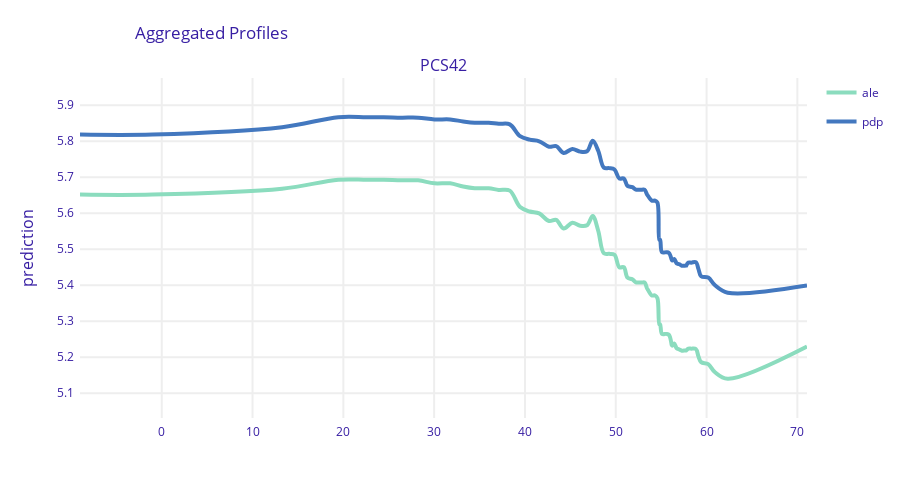

Notebook code cell kept with this figure:
### Code cell
fig3 = ale_cat.plot(pdp_cat, size = 4, facet_ncol=1)
fig3.write_image("06_PCS42_pdp_ale.png", scale = 2)

### Figure 1 — Plotly figure (JSON) as saved in the notebook; plotly's stock layout.template omitted (floating-point values rounded to 4 significant figures)
{"data": [{"hoverinfo": "text", "hoverlabel": {"bgcolor": "rgba(0,0,0,0.8)"}, "hovertext": ["PCS42: -9.0<br>average prediction: 5.651930329752733<br>label: ale<br><br>mean observation prediction: <br>5.696429610252277", "PCS42: -1.0<br>average prediction: 5.651930329752733<br>label: ale<br><br>mean observation prediction: <br>5.696429610252277", "PCS42: 13.255600000000012<br>average prediction: 5.668212657092249<br>label: ale<br><br>mean observation prediction: <br>5.696429610252277", "PCS42: 19.4496<br>average prediction: 5.6931294709709155<br>label: ale<br><br>mean observation prediction: <br>5.696429610252277", "PCS42: 22.574000000000005<br>average prediction: 5.6931294709709155<br>label: ale<br><br>mean observation prediction: <br>5.696429610252277", "PCS42: 24.43<br>average prediction: 5.6931294709709155<br>label: ale<br><br>mean observation prediction: <br>5.696429610252277", "PCS42: 26.396799999999985<br>average prediction: 5.691459483740129<br>label: ale<br><br>mean observation prediction: <br>5.696429610252277", "PCS42: 28.2372<br>average prediction: 5.691459483740129<br>label: ale<br><br>mean observation prediction: <br>5.696429610252277", "PCS42: 30.034799999999997<br>average prediction: 5.683248734171493<br>label: ale<br><br>mean observation prediction: <br>5.696429610252277", "PCS42: 31.76<br>average prediction: 5.683248734171493<br>label: ale<br><br>mean observation prediction: <br>5.696429610252277", "PCS42: 33.1904<br>average prediction: 5.674323515066458<br>label: ale<br><br>mean observation prediction: <br>5.696429610252277", "PCS42: 34.46799999999996<br>average prediction: 5.669575299705294<br>label: ale<br><br>mean observation prediction: <br>5.696429610252277", "PCS42: 36.0092<br>average prediction: 5.669575299705294<br>label: ale<br><br>mean observation prediction: <br>5.696429610252277", "PCS42: 37.11<br>average prediction: 5.664820438530492<br>label: ale<br><br>mean observation prediction: <br>5.696429610252277", "PCS42: 38.328<br>average prediction: 5.66297155655517<br>label: ale<br><br>mean observation prediction: <br>5.696429610252277", "PCS42: 39.46240000000001<br>average prediction: 5.617113641171548<br>label: ale<br><br>mean observation prediction: <br>5.696429610252277", "PCS42: 40.5168<br>average prediction: 5.604914493329173<br>label: ale<br><br>mean observation prediction: <br>5.696429610252277", "PCS42: 41.57<br>average prediction: 5.599567839048306<br>label: ale<br><br>mean observation prediction: <br>5.696429610252277", "PCS42: 42.65<br>average prediction: 5.578468089727581<br>label: ale<br><br>mean observation prediction: <br>5.696429610252277", "PCS42: 43.44<br>average prediction: 5.581622622793206<br>label: ale<br><br>mean observation prediction: <br>5.696429610252277", "PCS42: 44.26<br>average prediction: 5.557739492452748<br>label: ale<br><br>mean observation prediction: <br>5.696429610252277", "PCS42: 45.2188<br>average prediction: 5.573430300863574<br>label: ale<br><br>mean observation prediction: <br>5.696429610252277", "PCS42: 46.083200000000005<br>average prediction: 5.565203230504633<br>label: ale<br><br>mean observation prediction: <br>5.696429610252277", "PCS42: 46.83760000000001<br>average prediction: 5.56658755255807<br>label: ale<br><br>mean observation prediction: <br>5.696429610252277", "PCS42: 47.46200000000001<br>average prediction: 5.592238359518742<br>label: ale<br><br>mean observation prediction: <br>5.696429610252277", "PCS42: 48.0664<br>average prediction: 5.551522394550285<br>label: ale<br><br>mean observation prediction: <br>5.696429610252277", "PCS42: 48.69<br>average prediction: 5.488710937920084<br>label: ale<br><br>mean observation prediction: <br>5.696429610252277", "PCS42: 49.27<br>average prediction: 5.487266503919905<br>label: ale<br><br>mean observation prediction: <br>5.696429610252277", "PCS42: 49.8592<br>average prediction: 5.484882628290243<br>label: ale<br><br>mean observation prediction: <br>5.696429610252277", "PCS42: 50.39<br>average prediction: 5.450051155802001<br>label: ale<br><br>mean observation prediction: <br>5.696429610252277", "PCS42: 50.89<br>average prediction: 5.450051155802001<br>label: ale<br><br>mean observation prediction: <br>5.696429610252277", "PCS42: 51.29<br>average prediction: 5.421135874730703<br>label: ale<br><br>mean observation prediction: <br>5.696429610252277", "PCS42: 51.82<br>average prediction: 5.416671256520551<br>label: ale<br><br>mean observation prediction: <br>5.696429610252277", "PCS42: 52.22<br>average prediction: 5.407739671003968<br>label: ale<br><br>mean observation prediction: <br>5.696429610252277", "PCS42: 52.5<br>average prediction: 5.407739671003968<br>label: ale<br><br>mean observation prediction: <br>5.696429610252277", "PCS42: 52.91<br>average prediction: 5.407739671003968<br>label: ale<br><br>mean observation prediction: <br>5.696429610252277", "PCS42: 53.17<br>average prediction: 5.407739671003968<br>label: ale<br><br>mean observation prediction: <br>5.696429610252277", "PCS42: 53.46<br>average prediction: 5.390450141662081<br>label: ale<br><br>mean observation prediction: <br>5.696429610252277", "PCS42: 53.47<br>average prediction: 5.390450141662081<br>label: ale<br><br>mean observation prediction: <br>5.696429610252277", "PCS42: 53.97<br>average prediction: 5.3716533747155895<br>label: ale<br><br>mean observation prediction: <br>5.696429610252277", "PCS42: 54.33239999999999<br>average prediction: 5.3716533747155895<br>label: ale<br><br>mean observation prediction: <br>5.696429610252277", "PCS42: 54.59<br>average prediction: 5.364035134268503<br>label: ale<br><br>mean observation prediction: <br>5.696429610252277", "PCS42: 54.8<br>average prediction: 5.291363301817131<br>label: ale<br><br>mean observation prediction: <br>5.696429610252277", "PCS42: 54.8856<br>average prediction: 5.291363301817131<br>label: ale<br><br>mean observation prediction: <br>5.696429610252277", "PCS42: 55.09<br>average prediction: 5.264848142663931<br>label: ale<br><br>mean observation prediction: <br>5.696429610252277", "PCS42: 55.58<br>average prediction: 5.264848142663931<br>label: ale<br><br>mean observation prediction: <br>5.696429610252277", "PCS42: 55.86<br>average prediction: 5.262070599877889<br>label: ale<br><br>mean observation prediction: <br>5.696429610252277", "PCS42: 56.14999999999999<br>average prediction: 5.234589988377932<br>label: ale<br><br>mean observation prediction: <br>5.696429610252277", "PCS42: 56.15<br>average prediction: 5.234589988377932<br>label: ale<br><br>mean observation prediction: <br>5.696429610252277", "PCS42: 56.22<br>average prediction: 5.232072421632546<br>label: ale<br><br>mean observation prediction: <br>5.696429610252277", "PCS42: 56.44<br>average prediction: 5.238070162175713<br>label: ale<br><br>mean observation prediction: <br>5.696429610252277", "PCS42: 56.71<br>average prediction: 5.224911079652772<br>label: ale<br><br>mean observation prediction: <br>5.696429610252277", "PCS42: 57.01<br>average prediction: 5.221411178872172<br>label: ale<br><br>mean observation prediction: <br>5.696429610252277", "PCS42: 57.28<br>average prediction: 5.21816827255397<br>label: ale<br><br>mean observation prediction: <br>5.696429610252277", "PCS42: 57.49<br>average prediction: 5.218430644848311<br>label: ale<br><br>mean observation prediction: <br>5.696429610252277", "PCS42: 57.601600000000005<br>average prediction: 5.218430644848311<br>label: ale<br><br>mean observation prediction: <br>5.696429610252277", "PCS42: 57.75999999999999<br>average prediction: 5.218812224803413<br>label: ale<br><br>mean observation prediction: <br>5.696429610252277", "PCS42: 57.76<br>average prediction: 5.218812224803413<br>label: ale<br><br>mean observation prediction: <br>5.696429610252277", "PCS42: 58.0<br>average prediction: 5.223815611957243<br>label: ale<br><br>mean observation prediction: <br>5.696429610252277", "PCS42: 58.3192<br>average prediction: 5.223815611957243<br>label: ale<br><br>mean observation prediction: <br>5.696429610252277", "PCS42: 58.82<br>average prediction: 5.222940868764378<br>label: ale<br><br>mean observation prediction: <br>5.696429610252277", "PCS42: 59.11<br>average prediction: 5.201884470569841<br>label: ale<br><br>mean observation prediction: <br>5.696429610252277", "PCS42: 59.4024<br>average prediction: 5.186350131683432<br>label: ale<br><br>mean observation prediction: <br>5.696429610252277", "PCS42: 60.17999999999999<br>average prediction: 5.18085199181948<br>label: ale<br><br>mean observation prediction: <br>5.696429610252277", "PCS42: 60.93<br>average prediction: 5.158234799691679<br>label: ale<br><br>mean observation prediction: <br>5.696429610252277", "PCS42: 62.325599999999994<br>average prediction: 5.1401828835384835<br>label: ale<br><br>mean observation prediction: <br>5.696429610252277", "PCS42: 71.06<br>average prediction: 5.229837912050027<br>label: ale<br><br>mean observation prediction: <br>5.696429610252277"], "legendgroup": "ale", "line": {"color": "#8bdcbe", "shape": "spline", "width": 4}, "mode": "lines", "name": "ale", "showlegend": true, "type": "scatter", "x": [-9, -1, 13.26, 19.45, 22.57, 24.43, 26.4, 28.24, 30.03, 31.76, 33.19, 34.47, 36.01, 37.11, 38.33, 39.46, 40.52, 41.57, 42.65, 43.44, 44.26, 45.22, 46.08, 46.84, 47.46, 48.07, 48.69, 49.27, 49.86, 50.39, 50.89, 51.29, 51.82, 52.22, 52.5, 52.91, 53.17, 53.46, 53.47, 53.97, 54.33, 54.59, 54.8, 54.89, 55.09, 55.58, 55.86, 56.15, 56.15, 56.22, 56.44, 56.71, 57.01, 57.28, 57.49, 57.6, 57.76, 57.76, 58, 58.32, 58.82, 59.11, 59.4, 60.18, 60.93, 62.33, 71.06], "xaxis": "x", "y": [5.652, 5.652, 5.668, 5.693, 5.693, 5.693, 5.691, 5.691, 5.683, 5.683, 5.674, 5.67, 5.67, 5.665, 5.663, 5.617, 5.605, 5.6, 5.578, 5.582, 5.558, 5.573, 5.565, 5.567, 5.592, 5.552, 5.489, 5.487, 5.485, 5.45, 5.45, 5.421, 5.417, 5.408, 5.408, 5.408, 5.408, 5.39, 5.39, 5.372, 5.372, 5.364, 5.291, 5.291, 5.265, 5.265, 5.262, 5.235, 5.235, 5.232, 5.238, 5.225, 5.221, 5.218, 5.218, 5.218, 5.219, 5.219, 5.224, 5.224, 5.223, 5.202, 5.186, 5.181, 5.158, 5.14, 5.23], "yaxis": "y"}, {"hoverinfo": "text", "hoverlabel": {"bgcolor": "rgba(0,0,0,0.8)"}, "hovertext": ["PCS42: -9.0<br>average prediction: 5.818846668106218<br>label: pdp<br><br>mean observation prediction: <br>5.6964296102522765", "PCS42: -1.0<br>average prediction: 5.818846668106218<br>label: pdp<br><br>mean observation prediction: <br>5.6964296102522765", "PCS42: 13.255600000000012<br>average prediction: 5.839139535925074<br>label: pdp<br><br>mean observation prediction: <br>5.6964296102522765", "PCS42: 19.4496<br>average prediction: 5.866832615545075<br>label: pdp<br><br>mean observation prediction: <br>5.6964296102522765", "PCS42: 22.574000000000005<br>average prediction: 5.866832615545075<br>label: pdp<br><br>mean observation prediction: <br>5.6964296102522765", "PCS42: 24.43<br>average prediction: 5.866832615545075<br>label: pdp<br><br>mean observation prediction: <br>5.6964296102522765", "PCS42: 26.396799999999985<br>average prediction: 5.865723821680093<br>label: pdp<br><br>mean observation prediction: <br>5.6964296102522765", "PCS42: 28.2372<br>average prediction: 5.865723821680093<br>label: pdp<br><br>mean observation prediction: <br>5.6964296102522765", "PCS42: 30.034799999999997<br>average prediction: 5.860770410081439<br>label: pdp<br><br>mean observation prediction: <br>5.6964296102522765", "PCS42: 31.76<br>average prediction: 5.860770410081439<br>label: pdp<br><br>mean observation prediction: <br>5.6964296102522765", "PCS42: 33.1904<br>average prediction: 5.855107339092834<br>label: pdp<br><br>mean observation prediction: <br>5.6964296102522765", "PCS42: 34.46799999999996<br>average prediction: 5.851497416366753<br>label: pdp<br><br>mean observation prediction: <br>5.6964296102522765", "PCS42: 36.0092<br>average prediction: 5.851497416366753<br>label: pdp<br><br>mean observation prediction: <br>5.6964296102522765", "PCS42: 37.11<br>average prediction: 5.8484616510358896<br>label: pdp<br><br>mean observation prediction: <br>5.6964296102522765", "PCS42: 38.328<br>average prediction: 5.847071641910179<br>label: pdp<br><br>mean observation prediction: <br>5.6964296102522765", "PCS42: 39.46240000000001<br>average prediction: 5.814145516285316<br>label: pdp<br><br>mean observation prediction: <br>5.6964296102522765", "PCS42: 40.5168<br>average prediction: 5.804432835305772<br>label: pdp<br><br>mean observation prediction: <br>5.6964296102522765", "PCS42: 41.57<br>average prediction: 5.800039489306935<br>label: pdp<br><br>mean observation prediction: <br>5.6964296102522765", "PCS42: 42.65<br>average prediction: 5.784798266440414<br>label: pdp<br><br>mean observation prediction: <br>5.6964296102522765", "PCS42: 43.44<br>average prediction: 5.7867982066948755<br>label: pdp<br><br>mean observation prediction: <br>5.6964296102522765", "PCS42: 44.26<br>average prediction: 5.767588039453948<br>label: pdp<br><br>mean observation prediction: <br>5.6964296102522765", "PCS42: 45.2188<br>average prediction: 5.778620825705314<br>label: pdp<br><br>mean observation prediction: <br>5.6964296102522765", "PCS42: 46.083200000000005<br>average prediction: 5.771318465116806<br>label: pdp<br><br>mean observation prediction: <br>5.6964296102522765", "PCS42: 46.83760000000001<br>average prediction: 5.772178728900647<br>label: pdp<br><br>mean observation prediction: <br>5.6964296102522765", "PCS42: 47.46200000000001<br>average prediction: 5.8011633234935225<br>label: pdp<br><br>mean observation prediction: <br>5.6964296102522765", "PCS42: 48.0664<br>average prediction: 5.773566392063863<br>label: pdp<br><br>mean observation prediction: <br>5.6964296102522765", "PCS42: 48.69<br>average prediction: 5.726739980006453<br>label: pdp<br><br>mean observation prediction: <br>5.6964296102522765", "PCS42: 49.27<br>average prediction: 5.725382215832012<br>label: pdp<br><br>mean observation prediction: <br>5.6964296102522765", "PCS42: 49.8592<br>average prediction: 5.721573993432819<br>label: pdp<br><br>mean observation prediction: <br>5.6964296102522765", "PCS42: 50.39<br>average prediction: 5.696502944675869<br>label: pdp<br><br>mean observation prediction: <br>5.6964296102522765", "PCS42: 50.89<br>average prediction: 5.696502944675869<br>label: pdp<br><br>mean observation prediction: <br>5.6964296102522765", "PCS42: 51.29<br>average prediction: 5.676202667245034<br>label: pdp<br><br>mean observation prediction: <br>5.6964296102522765", "PCS42: 51.82<br>average prediction: 5.672674906975234<br>label: pdp<br><br>mean observation prediction: <br>5.6964296102522765", "PCS42: 52.22<br>average prediction: 5.665624541026911<br>label: pdp<br><br>mean observation prediction: <br>5.6964296102522765", "PCS42: 52.5<br>average prediction: 5.665624541026911<br>label: pdp<br><br>mean observation prediction: <br>5.6964296102522765", "PCS42: 52.91<br>average prediction: 5.665624541026911<br>label: pdp<br><br>mean observation prediction: <br>5.6964296102522765", "PCS42: 53.17<br>average prediction: 5.665624541026911<br>label: pdp<br><br>mean observation prediction: <br>5.6964296102522765", "PCS42: 53.46<br>average prediction: 5.651093346672737<br>label: pdp<br><br>mean observation prediction: <br>5.6964296102522765", "PCS42: 53.47<br>average prediction: 5.651093346672737<br>label: pdp<br><br>mean observation prediction: <br>5.6964296102522765", "PCS42: 53.97<br>average prediction: 5.635058645496477<br>label: pdp<br><br>mean observation prediction: <br>5.6964296102522765", "PCS42: 54.33239999999999<br>average prediction: 5.635058645496477<br>label: pdp<br><br>mean observation prediction: <br>5.6964296102522765", "PCS42: 54.59<br>average prediction: 5.629405852583705<br>label: pdp<br><br>mean observation prediction: <br>5.6964296102522765", "PCS42: 54.8<br>average prediction: 5.526274882577654<br>label: pdp<br><br>mean observation prediction: <br>5.6964296102522765", "PCS42: 54.8856<br>average prediction: 5.526274882577654<br>label: pdp<br><br>mean observation prediction: <br>5.6964296102522765", "PCS42: 55.09<br>average prediction: 5.4917995530937675<br>label: pdp<br><br>mean observation prediction: <br>5.6964296102522765", "PCS42: 55.58<br>average prediction: 5.4917995530937675<br>label: pdp<br><br>mean observation prediction: <br>5.6964296102522765", "PCS42: 55.86<br>average prediction: 5.489941901308941<br>label: pdp<br><br>mean observation prediction: <br>5.6964296102522765", "PCS42: 56.14999999999999<br>average prediction: 5.471655377464908<br>label: pdp<br><br>mean observation prediction: <br>5.6964296102522765", "PCS42: 56.15<br>average prediction: 5.471655377464908<br>label: pdp<br><br>mean observation prediction: <br>5.6964296102522765", "PCS42: 56.22<br>average prediction: 5.468569402540725<br>label: pdp<br><br>mean observation prediction: <br>5.6964296102522765", "PCS42: 56.44<br>average prediction: 5.473096128343185<br>label: pdp<br><br>mean observation prediction: <br>5.6964296102522765", "PCS42: 56.71<br>average prediction: 5.460702917315705<br>label: pdp<br><br>mean observation prediction: <br>5.6964296102522765", "PCS42: 57.01<br>average prediction: 5.458400504457207<br>label: pdp<br><br>mean observation prediction: <br>5.6964296102522765", "PCS42: 57.28<br>average prediction: 5.454164775339536<br>label: pdp<br><br>mean observation prediction: <br>5.6964296102522765", "PCS42: 57.49<br>average prediction: 5.45436319571022<br>label: pdp<br><br>mean observation prediction: <br>5.6964296102522765", "PCS42: 57.601600000000005<br>average prediction: 5.45436319571022<br>label: pdp<br><br>mean observation prediction: <br>5.6964296102522765", "PCS42: 57.75999999999999<br>average prediction: 5.4545818350361746<br>label: pdp<br><br>mean observation prediction: <br>5.6964296102522765", "PCS42: 57.76<br>average prediction: 5.4545818350361746<br>label: pdp<br><br>mean observation prediction: <br>5.6964296102522765", "PCS42: 58.0<br>average prediction: 5.46282598453918<br>label: pdp<br><br>mean observation prediction: <br>5.6964296102522765", "PCS42: 58.3192<br>average prediction: 5.46282598453918<br>label: pdp<br><br>mean observation prediction: <br>5.6964296102522765", "PCS42: 58.82<br>average prediction: 5.464228528696113<br>label: pdp<br><br>mean observation prediction: <br>5.6964296102522765", "PCS42: 59.11<br>average prediction: 5.444780007313294<br>label: pdp<br><br>mean observation prediction: <br>5.6964296102522765", "PCS42: 59.4024<br>average prediction: 5.424901897590837<br>label: pdp<br><br>mean observation prediction: <br>5.6964296102522765", "PCS42: 60.17999999999999<br>average prediction: 5.42123456501569<br>label: pdp<br><br>mean observation prediction: <br>5.6964296102522765", "PCS42: 60.93<br>average prediction: 5.39979108255037<br>label: pdp<br><br>mean observation prediction: <br>5.6964296102522765", "PCS42: 62.325599999999994<br>average prediction: 5.379067016512512<br>label: pdp<br><br>mean observation prediction: <br>5.6964296102522765", "PCS42: 71.06<br>average prediction: 5.399059319890812<br>label: pdp<br><br>mean observation prediction: <br>5.6964296102522765"], "legendgroup": "pdp", "line": {"color": "#4378bf", "shape": "spline", "width": 4}, "mode": "lines", "name": "pdp", "showlegend": true, "type": "scatter", "x": [-9, -1, 13.26, 19.45, 22.57, 24.43, 26.4, 28.24, 30.03, 31.76, 33.19, 34.47, 36.01, 37.11, 38.33, 39.46, 40.52, 41.57, 42.65, 43.44, 44.26, 45.22, 46.08, 46.84, 47.46, 48.07, 48.69, 49.27, 49.86, 50.39, 50.89, 51.29, 51.82, 52.22, 52.5, 52.91, 53.17, 53.46, 53.47, 53.97, 54.33, 54.59, 54.8, 54.89, 55.09, 55.58, 55.86, 56.15, 56.15, 56.22, 56.44, 56.71, 57.01, 57.28, 57.49, 57.6, 57.76, 57.76, 58, 58.32, 58.82, 59.11, 59.4, 60.18, 60.93, 62.33, 71.06], "xaxis": "x", "y": [5.819, 5.819, 5.839, 5.867, 5.867, 5.867, 5.866, 5.866, 5.861, 5.861, 5.855, 5.851, 5.851, 5.848, 5.847, 5.814, 5.804, 5.8, 5.785, 5.787, 5.768, 5.779, 5.771, 5.772, 5.801, 5.774, 5.727, 5.725, 5.722, 5.697, 5.697, 5.676, 5.673, 5.666, 5.666, 5.666, 5.666, 5.651, 5.651, 5.635, 5.635, 5.629, 5.526, 5.526, 5.492, 5.492, 5.49, 5.472, 5.472, 5.469, 5.473, 5.461, 5.458, 5.454, 5.454, 5.454, 5.455, 5.455, 5.463, 5.463, 5.464, 5.445, 5.425, 5.421, 5.4, 5.379, 5.399], "yaxis": "y"}], "layout": {"annotations": [{"font": {"size": 16}, "showarrow": false, "text": "PCS42", "x": 0.5, "xanchor": "center", "xref": "paper", "y": 1, "yanchor": "bottom", "yref": "paper"}, {"font": {"size": 16}, "showarrow": false, "text": "prediction", "textangle": -90, "x": 0, "xanchor": "right", "xref": "paper", "xshift": -40, "y": 0.5, "yanchor": "middle", "yref": "paper"}], "font": {"color": "#371ea3"}, "height": 489, "hovermode": "closest", "margin": {"b": 71, "r": 30, "t": 78}, "title": {"text": "Aggregated Profiles", "x": 0.15}, "xaxis": {"anchor": "y", "automargin": true, "domain": [0, 1], "fixedrange": true, "gridwidth": 2, "tickcolor": "white", "ticklen": 3, "ticks": "outside", "type": "linear", "zeroline": false}, "yaxis": {"anchor": "x", "automargin": true, "domain": [0, 1], "fixedrange": true, "gridwidth": 2, "range": [5.031, 5.976], "tickcolor": "white", "ticklen": 3, "ticks": "outside", "type": "linear", "zeroline": false}}}
